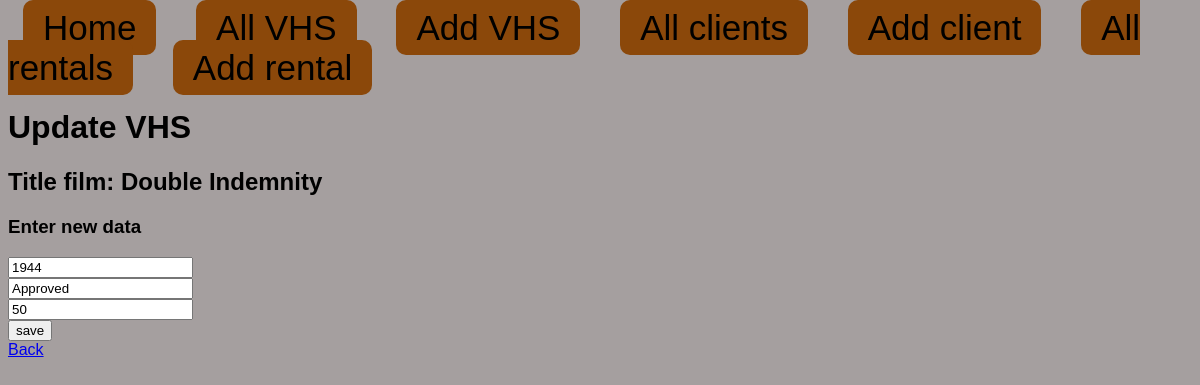
/vhs/104/update, run on an earlier commit of the app's database.
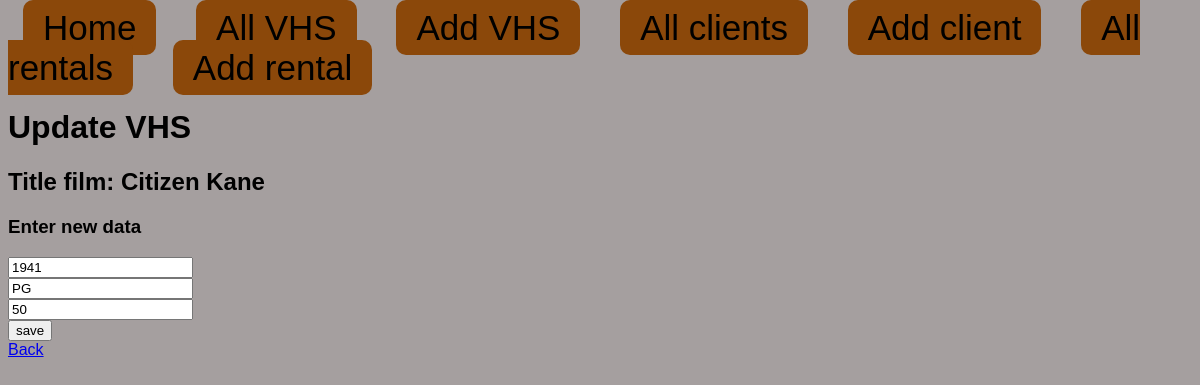
And on a later commit of the database.
### flaskr/db_models.py (models this page shows, shortened)
class VhsTape(db.Model):
    __bind_key__ = 'rentals'
    __tablename__ = 'vhs_tapes'
    id_num = db.Column(db.Integer, primary_key=True)
    title = db.Column(db.String)
    year = db.Column(db.Integer)
    age_rating = db.Column(db.String)
    count = db.Column(db.Integer)
    available_quantity = db.Column(db.Integer, default=0)
    issued_to_clients = db.Column(db.Integer, default=0)

### flaskr/routes/vhs.py (the view)
@app.route("/vhs/<int:id>/update", methods=["GET", "POST"])
def update_vhstape(id):
    vhs = VhsTape.query.get(id)
    if request.method == "POST":
        data_in = {
            "key_in": "update",
            "obj_bd": vhs,
            "title": vhs.title,
            "year": request.form["year"],
            "age_rating": request.form["age_rating"],
            "count": request.form["count"],
        }
        valid_res = validateUpdateVhs(data_in)
        if valid_res:
            flash(valid_res)
            return redirect(f"/vhs/{id}/update")
        try:
            vhs.year = data_in["year"]
            vhs.age_rating = data_in["age_rating"]
            vhs.count = data_in["count"]
            vhs.available_quantity = int(data_in["count"]) - vhs.issued_to_clients
            db.session.commit()
            return redirect(f"/vhs/{id}")
        except Exception as err:
            return f"failed to update:/n {str(err)}"
    else:
        return render_template("vhs/update_vhstape_page.html", vhs=vhs)

### flaskr/templates/vhs/update_vhstape_page.html
{% extends "base.html" %}
{% block content %}
<h1>Update VHS</h1>
<h2>Title film: {{ vhs.title }}</h2>
<div>
    <h3>Enter new data</h3>
    <form method="post">
    <input type="number" name="year" id="year" value="{{ vhs.year }}"><br>
    <input type="text" name="age_rating" id="age_rating" value="{{ vhs.age_rating }}"><br>
    <input type="number" name="count" id="count" value="{{ vhs.count }}"><br>
    <input type="submit" value="save">
    </form>
    <a href="/all_vhstapes">Back</a>
</div>
<div class="flash-error">{{ get_flashed_messages()[0] }}</div>
{% endblock %}

What changed in the data, as far as the page shows it:
changed VhsTape: title "Double Indemnity" → "Citizen Kane"; year "1944" → "1941"; age_rating "Approved" → "PG"
